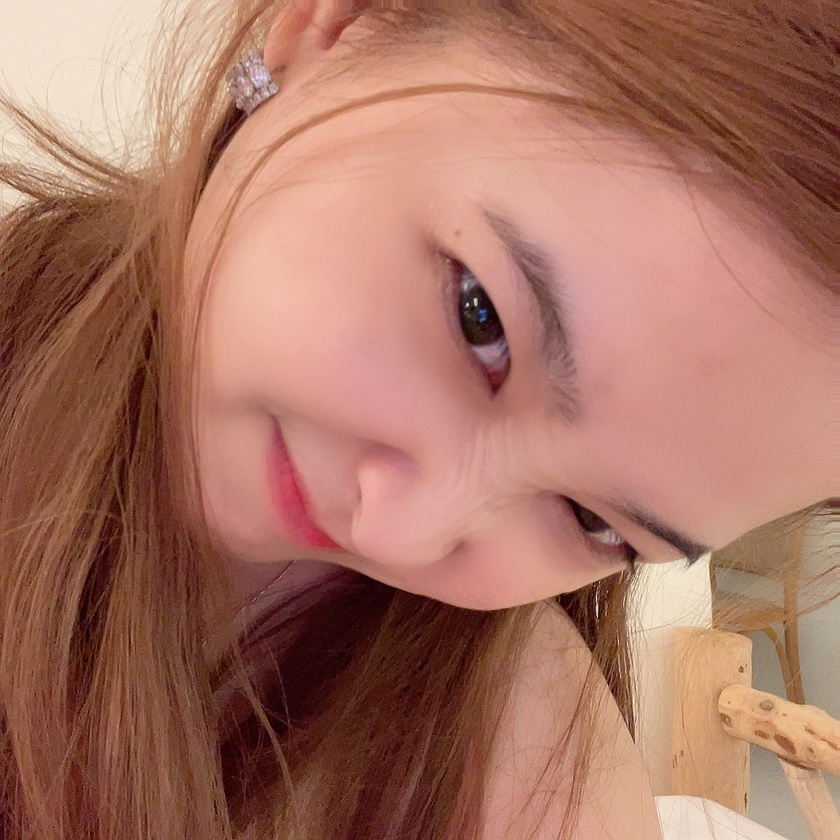
//> input picture openCV/data/sola.jpg, 840 x 840 px, shrunk from 1128 x 1128 before the run
$ ./matOp3   (built with g++ and OpenCV 4)
//> lines starting //> are read from the running program, lines starting //| are printed output that depends on the picture
#include "opencv2/opencv.hpp"
#include <iostream>

using namespace cv;
using namespace std;

string folder = "/home/ssorra/mifasol_a/openCV/data/";

int main()
{
     // Mat 예제
     Mat img1 = imread(folder + "sola.jpg");
//> img1 is the input picture: 840 rows x 840 cols, CV_8UC3; mean B, G, R 99.5, 116, 167.9
     Rect roi(220, 120, 200, 200);
     Mat img2 = img1(roi);
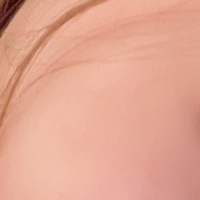
//> img2: 200 rows x 200 cols, CV_8UC3; mean B, G, R 146.6, 166.9, 226.7
     Mat img3 = img1(roi).clone();

     img2 = ~img2;
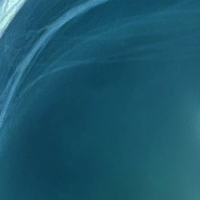
//> img2: 200 rows x 200 cols, CV_8UC3; mean B, G, R 108.4, 88.1, 28.3
     img1.setTo(Scalar(0, 255, 255));
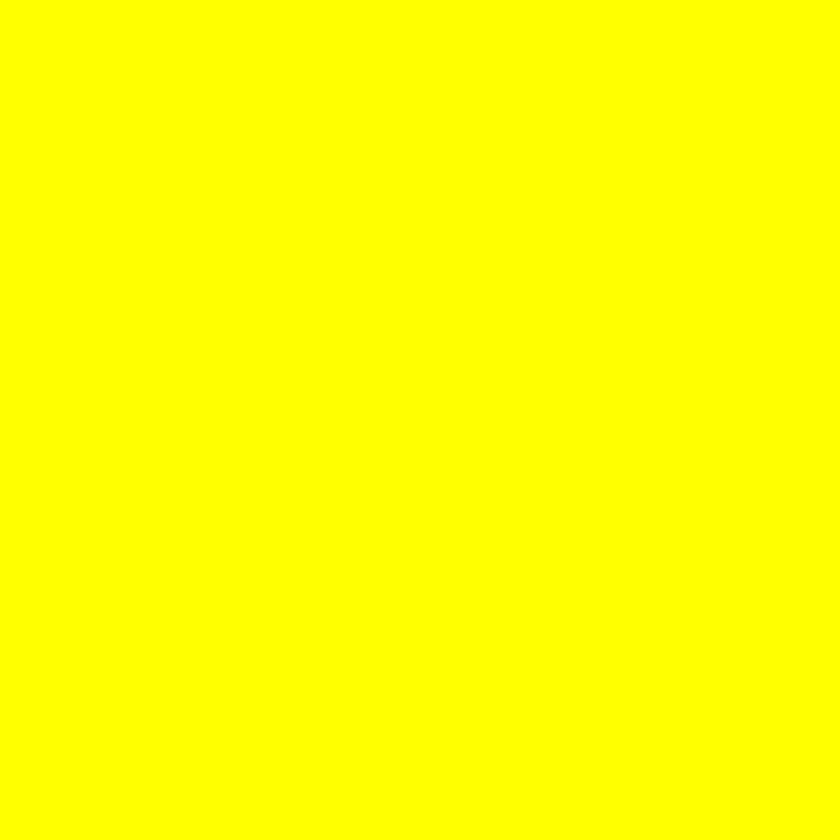
//> img1: 840 rows x 840 cols, CV_8UC3; mean B, G, R 0, 255, 255
     imshow("img1", img1);
     imshow("img2", img2);
     imshow("img3", img3);
     waitKey(0);

     return 0;
}

$ run again, with openCV/data/building.jpg copied over openCV/data/sola.jpg
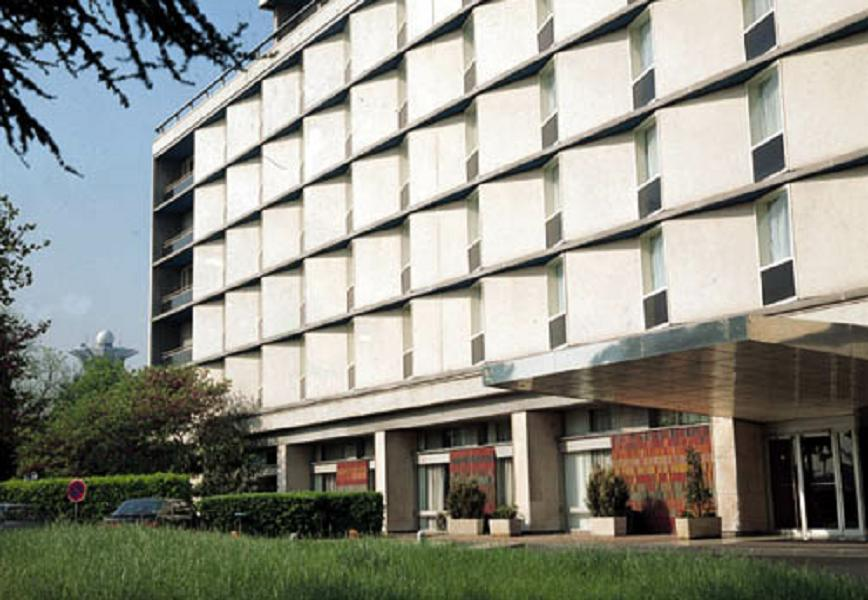
//> input picture openCV/data/building.jpg, 868 x 600 px
//> img1 is the input picture: 600 rows x 868 cols, CV_8UC3; mean B, G, R 133.7, 143.6, 142.9
//> `Mat img2 = img1(roi);`:
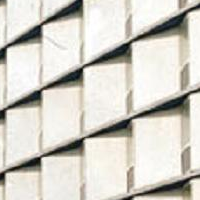
//> img2: 200 rows x 200 cols, CV_8UC3; mean B, G, R 199.7, 207.9, 210.8
//> `img2 = ~img2;`:
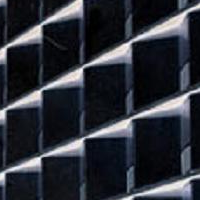
//> img2: 200 rows x 200 cols, CV_8UC3; mean B, G, R 55.3, 47.1, 44.2

$ run again, with openCV/data/butterfly.jpg copied over openCV/data/sola.jpg
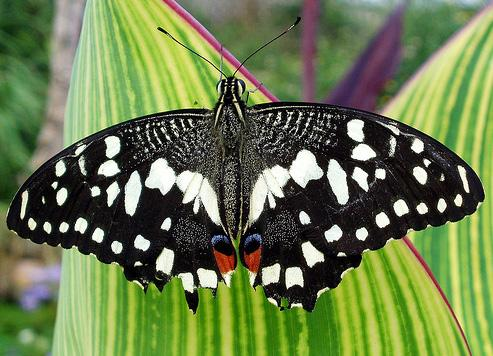
//> input picture openCV/data/butterfly.jpg, 493 x 356 px
//> img1 is the input picture: 356 rows x 493 cols, CV_8UC3; mean B, G, R 77.2, 123.6, 107
//> `Mat img2 = img1(roi);`:
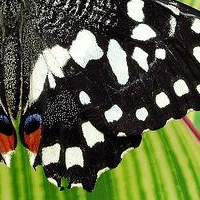
//> img2: 200 rows x 200 cols, CV_8UC3; mean B, G, R 65, 96.1, 89.8
//> `img2 = ~img2;`:
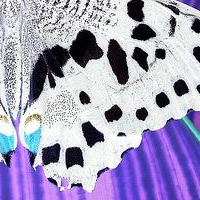
//> img2: 200 rows x 200 cols, CV_8UC3; mean B, G, R 190, 158.9, 165.2

$ run again, with openCV/data/img1.jpg copied over openCV/data/sola.jpg
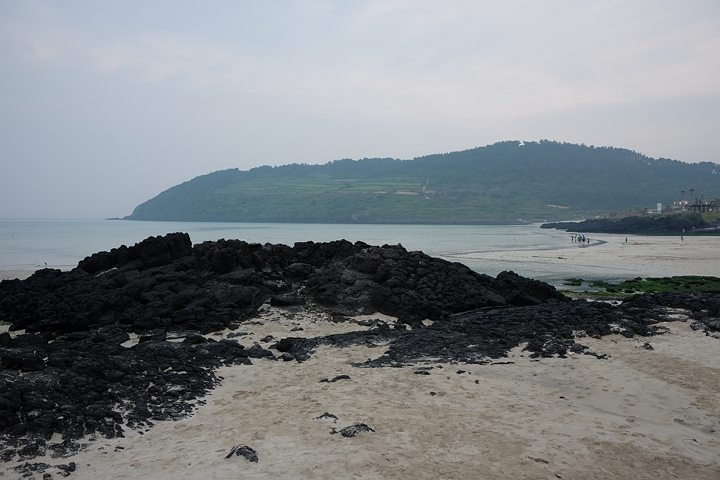
//> input picture openCV/data/img1.jpg, 720 x 480 px
//> img1 is the input picture: 480 rows x 720 cols, CV_8UC3; mean B, G, R 134.2, 130.6, 125.7
//> `Mat img2 = img1(roi);`:
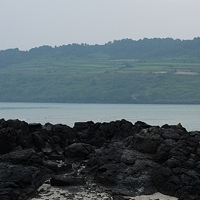
//> img2: 200 rows x 200 cols, CV_8UC3; mean B, G, R 112.7, 106.6, 94.7
//> `img2 = ~img2;`:
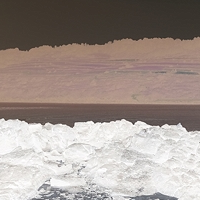
//> img2: 200 rows x 200 cols, CV_8UC3; mean B, G, R 142.3, 148.4, 160.3
